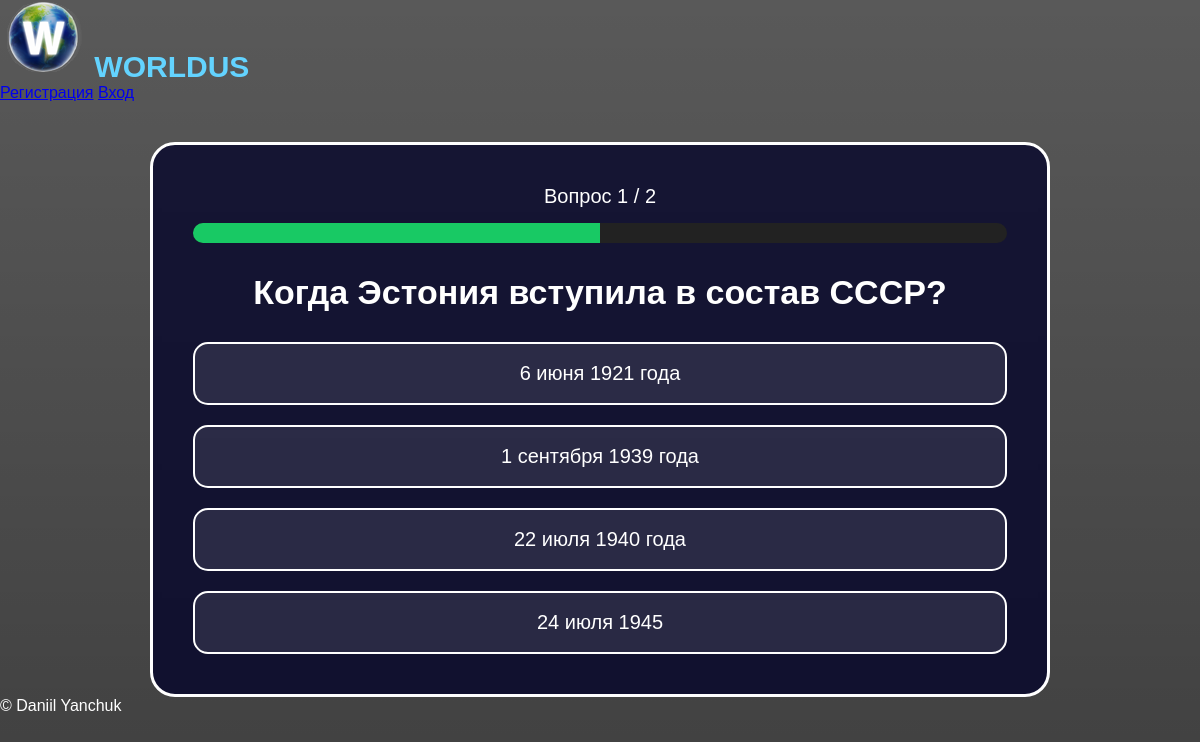
The app's page /question.php?level=2 with its own data.
### tables this page shows
CREATE TABLE `questions` (
  `id` int(11) NOT NULL,
  `level_id` int(11) DEFAULT NULL,
  `question_text` text DEFAULT NULL,
  `image` varchar(255) DEFAULT NULL,
  `type` enum('input','choice','image') DEFAULT 'choice'
);

CREATE TABLE `answers` (
  `id` int(11) NOT NULL,
  `question_id` int(11) DEFAULT NULL,
  `answer_text` varchar(255) DEFAULT NULL,
  `image` varchar(255) DEFAULT NULL,
  `is_correct` tinyint(1) DEFAULT NULL
);

### question.php (the view, shortened to what this page needs)
<?php
include "config/db.php";
include "includes/header.php";
$level_id = isset($_GET['level'])
? (int)$_GET['level']
: 1;
$q = isset($_GET['q'])
? (int)$_GET['q']
: 0;
$questions = $conn->query("
SELECT *
FROM questions
WHERE level_id = $level_id
ORDER BY id ASC
");
$questions_array = [];
while($row = $questions->fetch_assoc()) {
    $questions_array[] = $row;
}
$total_questions = count($questions_array);
?>
<?php
$current_question = $questions_array[$q];
$answers = $conn->query("
SELECT *
FROM answers
WHERE question_id = {$current_question['id']}
");
?>
<div class="question-page">
<div class="question-box">
<div class="progress-text">
Вопрос <?= $q + 1 ?> / <?= $total_questions ?>
</div>
<div class="progress-bar">
<div class="progress-fill"
style="width: <?= (($q + 1) / $total_questions) * 100 ?>%">
</div>
</div>
<h1 class="question-title">
<?= $current_question['question_text'] ?>
</h1>
<div class="answers">
<?php while($answer = $answers->fetch_assoc()) { ?>
<button
class="answer-btn"
data-correct="<?= $answer['is_correct'] ?>"
>
<?= $answer['answer_text'] ?>
</button>
<?php } ?>
</div>
</div>
</div>
<?php include "includes/footer.php"; ?>

### assets/css/style.css (style rules this page uses)
* { margin:0; padding:0; box-sizing:border-box; font-family:Arial, Helvetica, sans-serif; }
body { background: linear-gradient(rgba(0,0,0,0.65), rgba(0,0,0,0.75)), url("../images/background.jpg"); background-size:cover; background-position:center; background-attachment:fixed; min-height:100vh; color:white; }
.question-page { width:100%; display:flex; justify-content:center; align-items:center; margin-top:40px; }
.question-box { width:900px; background: rgba(0,0,40,0.75); border: 3px solid white; border-radius:25px; padding:40px; text-align:center; backdrop-filter:blur(5px); }
.question-title { color:white; font-size:34px; margin-top:30px; margin-bottom:30px; }
.answers { display:flex; flex-direction:column; gap:20px; }
.answer-btn { background: rgba(255,255,255,0.1); border: 2px solid white; color:white; padding:18px; border-radius:15px; font-size:20px; cursor:pointer; transition:0.3s; }
.progress-text { color:white; margin-bottom:15px; font-size:20px; }
.progress-bar { width:100%; height:20px; background:#222; border-radius:20px; overflow:hidden; }
.progress-fill { height:100%; background:#18c964; }

### records on screen
questions: question_text "Когда Эстония вступила в состав СССР?"
answers: answer_text "6 июня 1921 года"
answers: answer_text "1 сентября 1939 года"
answers: answer_text "22 июля 1940 года"
answers: answer_text "24 июля 1945"

### other values on screen
$q + 1 "1"
$total_questions "2"
